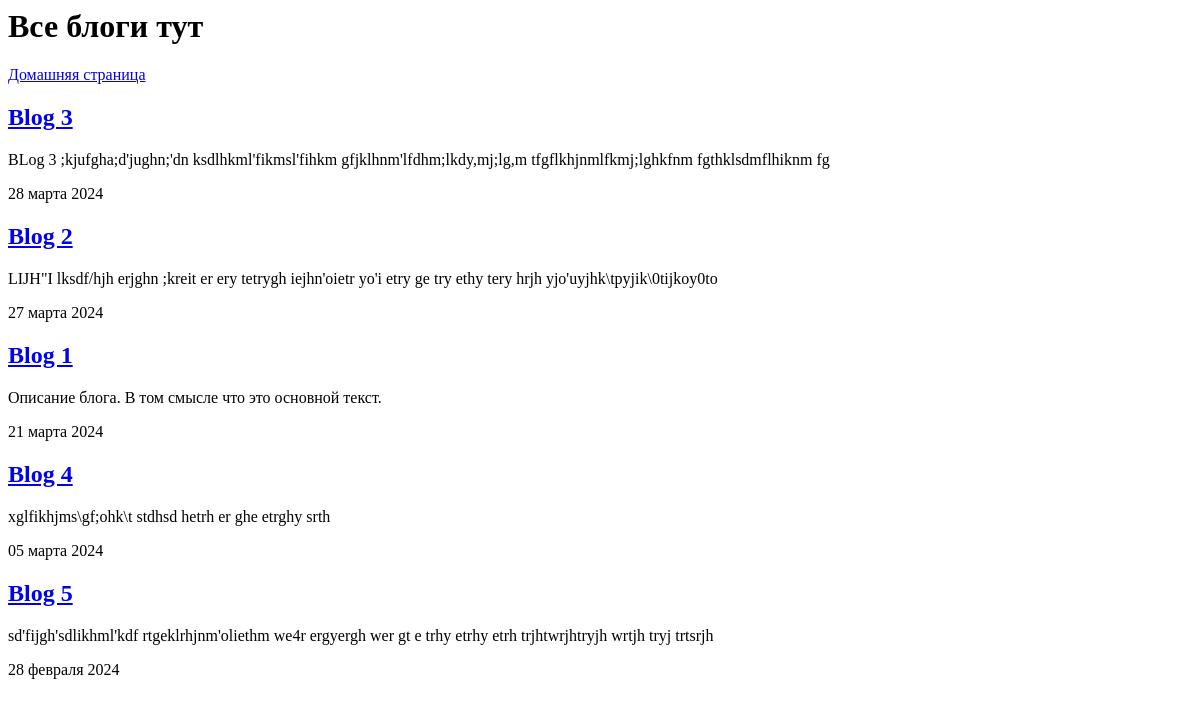
/blog/, run on an earlier commit of the app's database.
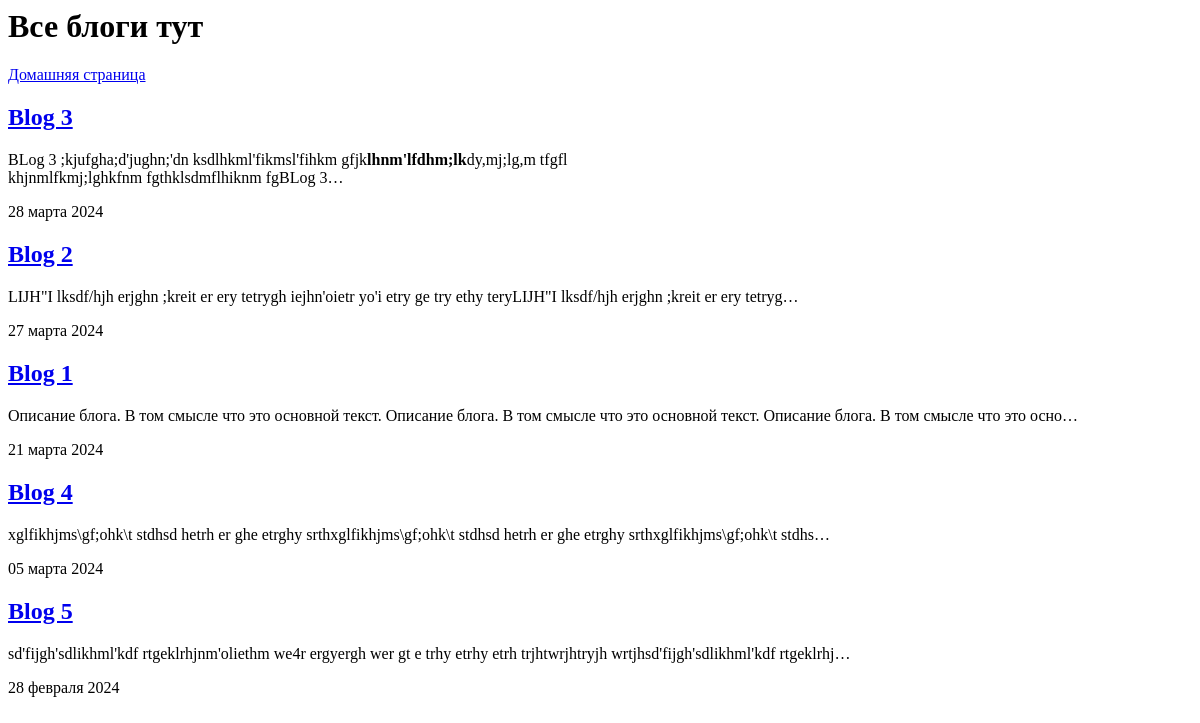
And on a later commit of the database.
### blog/models.py (models this page shows, shortened)
class Blog(models.Model):
    title = models.CharField(max_length=200)
    text = models.TextField()
    date = models.DateField()

### blog/views.py (the view)
# urls.py: path('', views.all_blogs, name="all_blogs"),
def all_blogs(request):
    blogs = Blog.objects.order_by('-date')[:5]
    return render(request, "blog/all_blogs.html", {'blogs': blogs})

### blog/templates/blog/all_blogs.html
<h1>Все блоги тут</h1>
<a href="{% url 'home' %}">Домашняя страница</a>
{% for blog in blogs %}
<a href="{% url 'blog:detail' blog.id %}"><h2>{{ blog.title }}</h2></a>
<p>{{ blog.text|safe|truncatechars:150 }}</p>
<p>{{ blog.date|date:'d E Y' }}</p>
{% endfor %}

What changed in the data, as far as the page shows it:
changed Blog "Blog 3": text "BLog 3 ;kjufgha;d'jughn;'dn ksdlhkml'fikmsl'fihkm gfjklhnm'lfdhm;lkdy,mj;lg,m tfgflkhjnmlfkmj;lghkfnm fgthklsdmflhiknm fg" → "BLog 3 ;kjufgha;d'jughn;'dn ksdlhkml'fikmsl'fihkm gfjk lhnm'lfdhm;lk dy,mj;lg,m tfgfl khjnmlfkmj;lghkfnm fgthklsdmflhiknm fgBLog 3…"
changed Blog "Blog 2": text "LIJH\"I lksdf/hjh erjghn ;kreit er ery tetrygh iejhn'oietr yo'i etry ge try ethy tery hrjh yjo'uyjhk\\tpyjik\\0tijkoy0to" → "LIJH\"I lksdf/hjh erjghn ;kreit er ery tetrygh iejhn'oietr yo'i etry ge try ethy teryLIJH\"I lksdf/hjh erjghn ;kreit er ery tetryg…"
changed Blog "Blog 1": text "Описание блога. В том смысле что это основной текст." → "Описание блога. В том смысле что это основной текст. Описание блога. В том смысле что это основной текст. Описание блога. В том смысле что это осно…"
changed Blog "Blog 4": text "xglfikhjms\\gf;ohk\\t stdhsd hetrh er ghe etrghy srth" → "xglfikhjms\\gf;ohk\\t stdhsd hetrh er ghe etrghy srthxglfikhjms\\gf;ohk\\t stdhsd hetrh er ghe etrghy srthxglfikhjms\\gf;ohk\\t stdhs…"
changed Blog "Blog 5": text "sd'fijgh'sdlikhml'kdf rtgeklrhjnm'oliethm we4r ergyergh wer gt e trhy etrhy etrh trjhtwrjhtryjh wrtjh tryj trtsrjh" → "sd'fijgh'sdlikhml'kdf rtgeklrhjnm'oliethm we4r ergyergh wer gt e trhy etrhy etrh trjhtwrjhtryjh wrtjhsd'fijgh'sdlikhml'kdf rtgeklrhj…"
